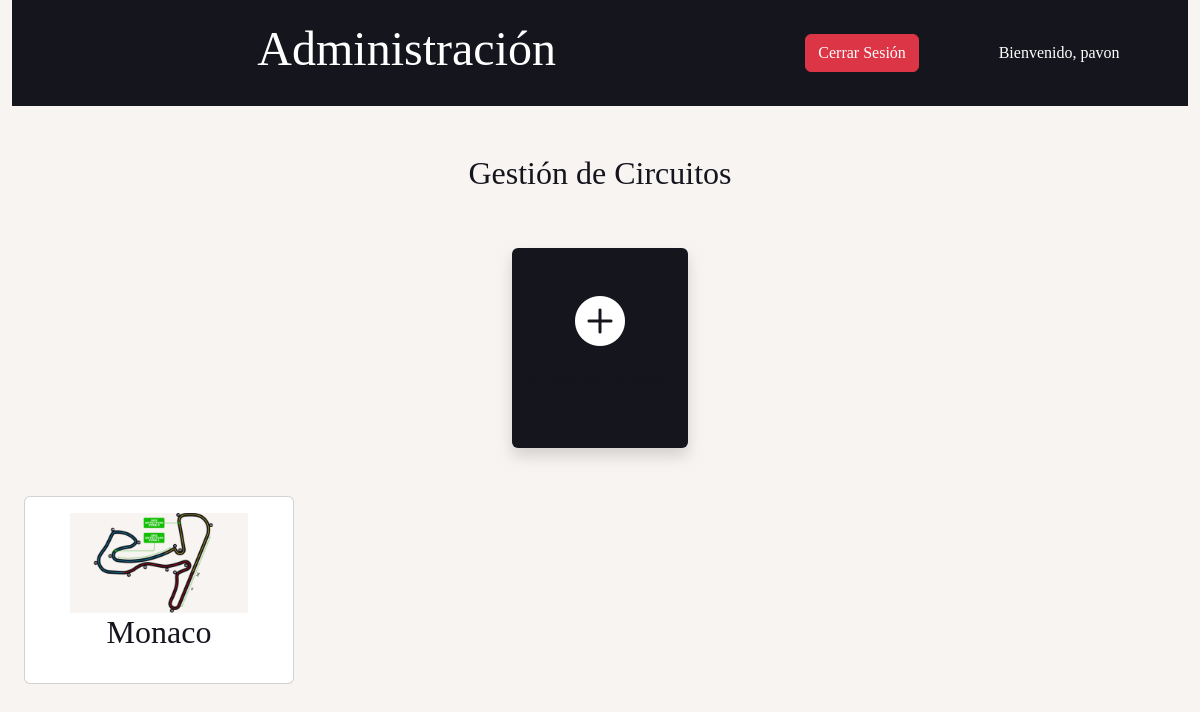
The app's page /inicio/admin/circuito (signed in), older data.
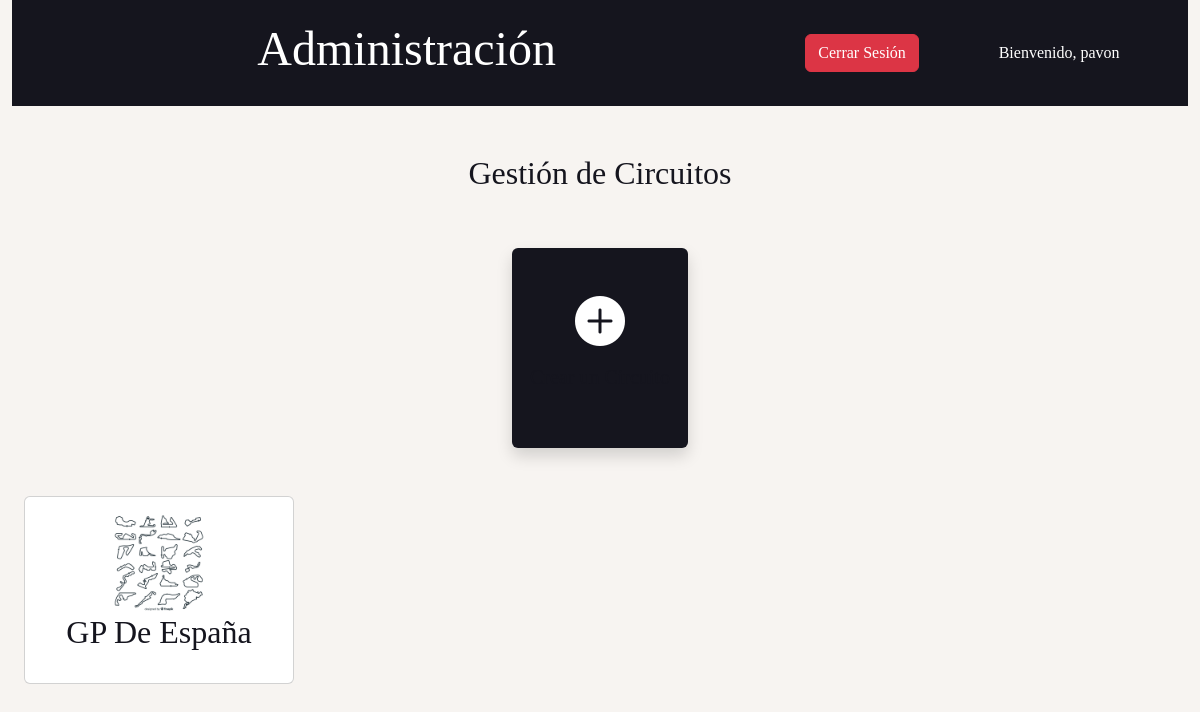
The same page, newer data.
### mundialitopx/models.py (models this page shows, shortened)
class Circuito(models.Model):
    nombre = models.CharField(max_length=100)
    alias = models.CharField(max_length=100)
    pista = models.ImageField(upload_to='media/circuitos/', null=True, blank=True)
    silueta = models.ImageField(upload_to='media/silueta/', null=True, blank=True)
    pais = models.ForeignKey(Pais, on_delete=models.CASCADE)
    fecha = models.DateField( null=True, blank=True)

### mundialitopx/views.py (the view)
# urls.py: path('inicio/admin/circuito', staff_member_required(ListCircuitos.as_view()), name='circuito'),
class ListCircuitos(ListView):
    model = Circuito
    template_name = "mundialitopx/admin/circuito.html"
    context_object_name = "circuitos"

### mundialitopx/templates/mundialitopx/admin/circuito.html
{% extends 'mundialitopx/base.html' %}
{% block content %}
	<div class="row pt-5">
		<h2>Gestión de Circuitos</h2>
	</div>
	<div class="row pt-5 justify-content-center grid gap-5">
		<div class=" card-menu col-2">
			<a href="{% url 'crear_circuito' %}">
				<div class="cardp mcard card shadow w-100 h-100">
					<div class="row pt-5">
						<div class="col">
							<i class=" plus bi bi-plus-circle-fill"></i>
						</div>
					</div>
					<div class="row text-center">
						<div class="col pt-3">
							<p>Crear un Circuito</p>
						</div>
					</div>
				</div>
			</a>
		</div>
        <div class="row">
            {% for circuito in circuitos %}
        <div class="col-3">
            <a href="{% url 'detalle_circuito' circuito.id %}">
            <div class="card cardp text-center">
                <div class="card-body">
                    <div class="card-title">
                        <div class="row">
                            <div class="col-12"><img height="100px"  src="{{ circuito.pista.url}}" alt=""></div>
                            <div class="col-12"><h2>{{ circuito.nombre }}</h2></div>
                        </div>
                    </div>
                </div>
            </div>
            </a>
        </div>
{% endfor %}
        </div>
	</div>
{% endblock %}

Row changes from the older to the newer data that the page shows:
removed Circuito: pista (picture), nombre "Monaco"
added Circuito: pista (picture), nombre "GP De España"
